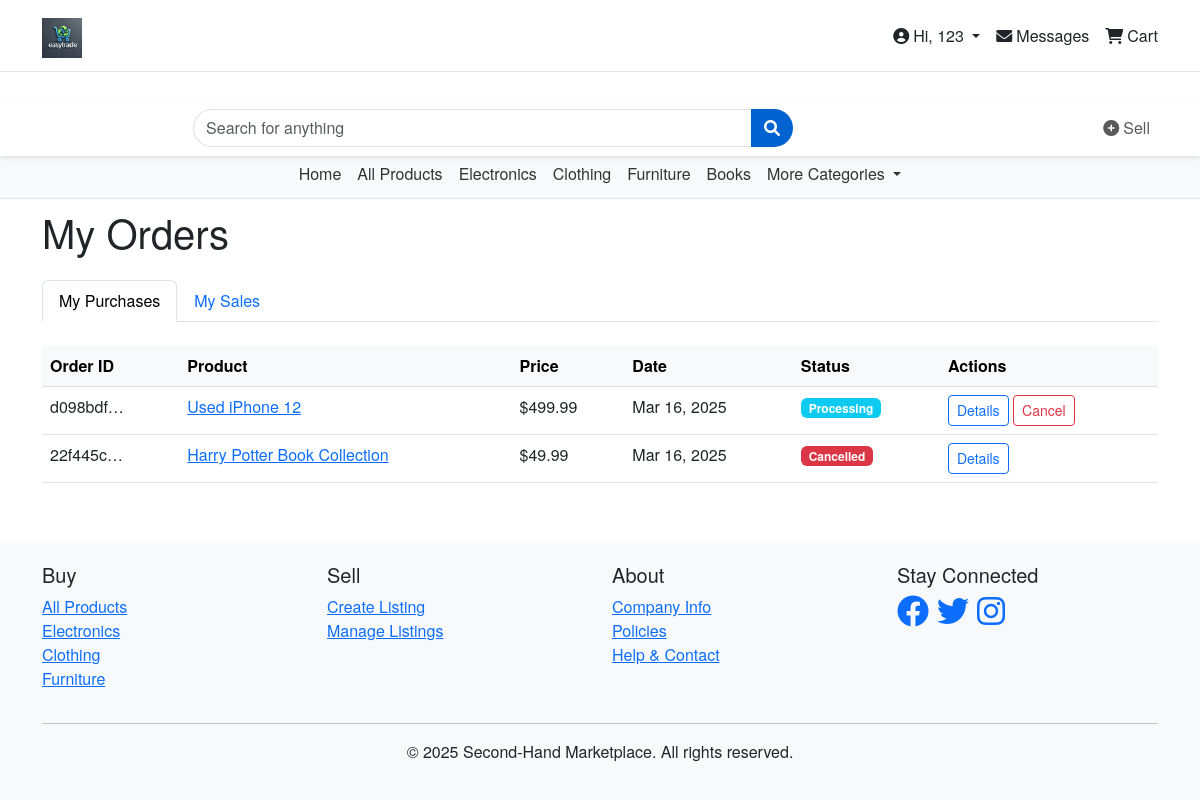
Page /orders/list/ (signed in) on the committed database.
### orders/models.py (models this page shows, shortened)
class Order(models.Model):
    STATUS_CHOICES = (
        ('pending', 'Pending'),
        ('processing', 'Processing'),
        ('shipped', 'Shipped'),
        ('delivered', 'Delivered'),
        ('cancelled', 'Cancelled'),
        ('completed', 'Completed'),
    )
    id = models.UUIDField(primary_key=True, default=uuid.uuid4, editable=False)
    buyer = models.ForeignKey(User, on_delete=models.CASCADE, related_name='orders')
    product = models.ForeignKey(Product, on_delete=models.CASCADE, related_name='orders')
    quantity = models.IntegerField(default=1)
    total_price = models.DecimalField(max_digits=10, decimal_places=2)
    shipping_address = models.TextField()
    status = models.CharField(max_length=20, choices=STATUS_CHOICES, default='pending')
    created_at = models.DateTimeField(auto_now_add=True)
    updated_at = models.DateTimeField(auto_now=True)
    class Meta:
        ordering = ['-created_at']

### products/models.py (models this page shows, shortened)
class Product(models.Model):
    STATUS_CHOICES = (
        ('available', 'Available'),
        ('sold', 'Sold'),
        ('reserved', 'Reserved'),
    )
    id = models.UUIDField(primary_key=True, default=uuid.uuid4, editable=False)
    title = models.CharField(max_length=200)
    description = models.TextField()
    price = models.DecimalField(max_digits=10, decimal_places=2)
    category = models.ForeignKey(Category, on_delete=models.CASCADE, related_name='products')
    seller = models.ForeignKey(User, on_delete=models.CASCADE, related_name='products')
    condition = models.CharField(max_length=50)
    location = models.CharField(max_length=100)
    status = models.CharField(max_length=20, choices=STATUS_CHOICES, default='available')
    created_at = models.DateTimeField(auto_now_add=True)
    updated_at = models.DateTimeField(auto_now=True)
    class Meta:
        ordering = ['-created_at']

### orders/views.py (the view)
# urls.py: path('list/', views.order_list, name='order_list'),
@login_required
def order_list(request):
    buyer_orders = Order.objects.filter(buyer=request.user)
    seller_orders = Order.objects.filter(product__seller=request.user)
    context = {
        'buyer_orders': buyer_orders,
        'seller_orders': seller_orders,
    }
    return render(request, 'orders/order_list.html', context)

### messaging/context_processors.py (called while the page is built)
def unread_message_count(request):
    count = 0
    if request.user.is_authenticated:
        conversations = Conversation.objects.filter(participants=request.user)
        for conversation in conversations:
            count += Message.objects.filter(
                conversation=conversation,
                is_read=False
            ).exclude(sender=request.user).count()
    return {'unread_message_count': count}

### templates/orders/order_list.html (shortened to what this page needs)
{% extends 'base.html' %}
{% block content %}
<div class="container mt-4">
    <h1 class="mb-4">My Orders</h1>
    <ul class="nav nav-tabs mb-4" id="orderTabs" role="tablist">
        <li class="nav-item" role="presentation">
            <button class="nav-link active" id="purchases-tab" data-bs-toggle="tab" data-bs-target="#purchases" type="button" role="tab" aria-controls="purchases" aria-selected="true">
                My Purchases
            </button>
        </li>
        <li class="nav-item" role="presentation">
            <button class="nav-link" id="sales-tab" data-bs-toggle="tab" data-bs-target="#sales" type="button" role="tab" aria-controls="sales" aria-selected="false">
                My Sales
            </button>
        </li>
    </ul>
    <div class="tab-content" id="orderTabsContent">
        <div class="tab-pane fade show active" id="purchases" role="tabpanel" aria-labelledby="purchases-tab">
            <div class="table-responsive">
                <table class="table table-hover">
                    <thead class="table-light">
                        <tr>
                            <th>Order ID</th>
                            <th>Product</th>
                            <th>Price</th>
                            <th>Date</th>
                            <th>Status</th>
                            <th>Actions</th>
                        </tr>
                    </thead>
                    <tbody>
                        {% for order in buyer_orders %}
                        <tr>
                            <td>{{ order.id|truncatechars:8 }}</td>
                            <td>
                                <a href="{% url 'product_detail' order.product.id %}">{{ order.product.title }}</a>
                            </td>
                            <td>${{ order.total_price }}</td>
                            <td>{{ order.created_at|date:"M d, Y" }}</td>
                            <td>
                                <span class="badge bg-{% if order.status == 'pending' %}warning{% elif order.status == 'completed' %}success{% elif order.status == 'cancelled' %}danger{% else %}info{% endif %}">
                                    {{ order.get_status_display }}
                                </span>
                            </td>
                            <td>
                                <a href="{% url 'order_detail' order.id %}" class="btn btn-sm btn-outline-primary">Details</a>
                                {% if order.status != 'cancelled' and order.status != 'completed' %}
                                <a href="{% url 'cancel_order' order.id %}" class="btn btn-sm btn-outline-danger">Cancel</a>
                                {% endif %}
                            </td>
                        </tr>
                        {% empty %}
                        <tr>
                            <td colspan="6" class="text-center">You haven't made any purchases yet.</td>
                        </tr>
                        {% endfor %}
                    </tbody>
                </table>
            </div>
        </div>
    </div>
</div>
{% endblock %}

### templates/base.html (shortened to what this page needs)
<!DOCTYPE html>
<html lang="en">
<head>
    <link href="https://cdn.jsdelivr.net/npm/bootstrap@5.3.0/dist/css/bootstrap.min.css" rel="stylesheet">
    <link rel="stylesheet" href="https://cdnjs.cloudflare.com/ajax/libs/font-awesome/6.0.0/css/all.min.css">
</head>
<body>
    <nav class="navbar navbar-expand-lg navbar-light top-nav">
        <div class="container">
            <a class="navbar-brand" href="{% url 'home' %}">
                <img src="/media/logo.png" alt="Logo" height="40">
            </a>
            <div class="d-flex ms-auto">
                {% if user.is_authenticated %}
                    <div class="nav-item dropdown me-3">
                        <a class="nav-link dropdown-toggle" href="#" id="navbarDropdown" role="button" data-bs-toggle="dropdown">
                            <i class="fas fa-user-circle me-1"></i>Hi, {{ user.username }}
                        </a>
                    </div>
                    <a class="nav-link position-relative me-3" href="{% url 'inbox' %}">
                        <i class="fas fa-envelope me-1"></i>Messages
                    </a>
                {% else %}
                    <a class="nav-link me-3" href="{% url 'login' %}">Sign in</a>
                    <a class="nav-link me-3" href="{% url 'register' %}">Register</a>
                {% endif %}
                <a class="nav-link" href="{% url 'order_list' %}">
                    <i class="fas fa-shopping-cart me-1"></i>Cart
                </a>
            </div>
        </div>
    </nav>
    <nav class="navbar navbar-expand-lg navbar-light main-nav">
        <div class="container">
            <div class="collapse navbar-collapse" id="navbarNav">
                <form class="d-flex search-form mx-auto" action="{% url 'product_list' %}" method="get">
                    <input class="form-control search-input" type="search" name="query" placeholder="Search for anything" aria-label="Search">
                    <button class="btn search-btn" type="submit"><i class="fas fa-search"></i></button>
                </form>
                <ul class="navbar-nav ms-auto">
                    {% if user.is_authenticated %}
                    <li class="nav-item">
                        <a class="nav-link" href="{% url 'create_product' %}">
                            <i class="fas fa-plus-circle me-1"></i>Sell
                        </a>
                    </li>
                    {% endif %}
                </ul>
            </div>
        </div>
    </nav>
    <nav class="navbar navbar-expand-lg navbar-light category-nav">
        <div class="container">
            <div class="collapse navbar-collapse" id="categoryNav">
                <ul class="navbar-nav mx-auto">
                    <li class="nav-item">
                        <a class="nav-link" href="{% url 'home' %}">Home</a>
                    </li>
                    <li class="nav-item">
                        <a class="nav-link" href="{% url 'product_list' %}">All Products</a>
                    </li>
                    <li class="nav-item">
                        <a class="nav-link" href="{% url 'category_products' 'electronics' %}">Electronics</a>
                    </li>
                    <li class="nav-item">
                        <a class="nav-link" href="{% url 'category_products' 'clothing' %}">Clothing</a>
                    </li>
                    <li class="nav-item">
                        <a class="nav-link" href="{% url 'category_products' 'furniture' %}">Furniture</a>
                    </li>
                    <li class="nav-item">
                        <a class="nav-link" href="{% url 'category_products' 'books' %}">Books</a>
                    </li>
                    <li class="nav-item dropdown">
                        <a class="nav-link dropdown-toggle" href="#" id="categoriesDropdown" role="button" data-bs-toggle="dropdown">
                            More Categories
                        </a>
                    </li>
                </ul>
            </div>
        </div>
    </nav>
    <div class="content">
        {% block content %}{% endblock %}
    </div>
    <footer class="footer">
        <div class="container">
            <div class="row">
                <div class="col-md-3">
                    <h5>Buy</h5>
                    <ul class="list-unstyled">
                        <li><a href="{% url 'product_list' %}">All Products</a></li>
                        <li><a href="{% url 'category_products' 'electronics' %}">Electronics</a></li>
                        <li><a href="{% url 'category_products' 'clothing' %}">Clothing</a></li>
                        <li><a href="{% url 'category_products' 'furniture' %}">Furniture</a></li>
                    </ul>
                </div>
                <div class="col-md-3">
                    <h5>Sell</h5>
                    <ul class="list-unstyled">
                        <li><a href="{% url 'create_product' %}">Create Listing</a></li>
                        <li><a href="{% url 'dashboard' %}">Manage Listings</a></li>
                    </ul>
                </div>
                <div class="col-md-3">
                    <h5>About</h5>
                    <ul class="list-unstyled">
                        <li><a href="#">Company Info</a></li>
                        <li><a href="#">Policies</a></li>
                        <li><a href="#">Help & Contact</a></li>
                    </ul>
                </div>
                <div class="col-md-3">
                    <h5>Stay Connected</h5>
                    <div class="d-flex">
                        <a href="#" class="me-2"><i class="fab fa-facebook fa-2x"></i></a>
                        <a href="#" class="me-2"><i class="fab fa-twitter fa-2x"></i></a>
                        <a href="#" class="me-2"><i class="fab fa-instagram fa-2x"></i></a>
                    </div>
                </div>
            </div>
            <hr>
            <div class="text-center">
                <p>&copy; {% now "Y" %} Second-Hand Marketplace. All rights reserved.</p>
            </div>
        </div>
    </footer>
</body>
</html>

### templates/base.html (style rules this page uses)
:root { --ebay-blue: #0063D1; --ebay-red: #e53238; --ebay-yellow: #f5af02; --ebay-green: #86b817; }
body { padding-top: 160px; min-height: 100vh; display: flex; flex-direction: column; font-family: "Helvetica Neue", Helvetica, Arial, sans-serif; }
.content { flex: 1; }
.footer { margin-top: auto; padding: 20px 0; background-color: #f8f9fa; }
.navbar-brand { font-weight: bold; color: var(--ebay-blue) !important; font-size: 1.8rem; }
.top-nav { background-color: #fff; border-bottom: 1px solid #e5e5e5; padding: 8px 0; z-index: 1030; position: fixed; top: 0; left: 0; right: 0; }
.main-nav { background-color: #fff; box-shadow: 0 2px 5px rgba(0,0,0,0.1); z-index: 1020; position: fixed; top: 100px; left: 0; right: 0; }
.search-form { width: 100%; max-width: 600px; }
.search-input { border-radius: 20px 0 0 20px !important; border-right: none; }
.search-btn { border-radius: 0 20px 20px 0 !important; background-color: var(--ebay-blue); color: white; }
.category-nav { background-color: #f8f9fa; padding: 8px 0; border-bottom: 1px solid #e5e5e5; z-index: 1010; position: fixed; top: 150px; left: 0; right: 0; }
.category-nav .nav-link { color: #333; font-weight: 500; padding: 0.25rem 1rem; }

### rows in the picture
Order: id "d098bdf…", product "Used iPhone 12", total_price "499.99", created_at "Mar 16, 2025", status "Processing", shows "Cancel"
Order: id "22f445c…", product "Harry Potter Book Collection", total_price "49.99", created_at "Mar 16, 2025", status "Cancelled"

### other values in the picture
{{ user.username }} "123"
